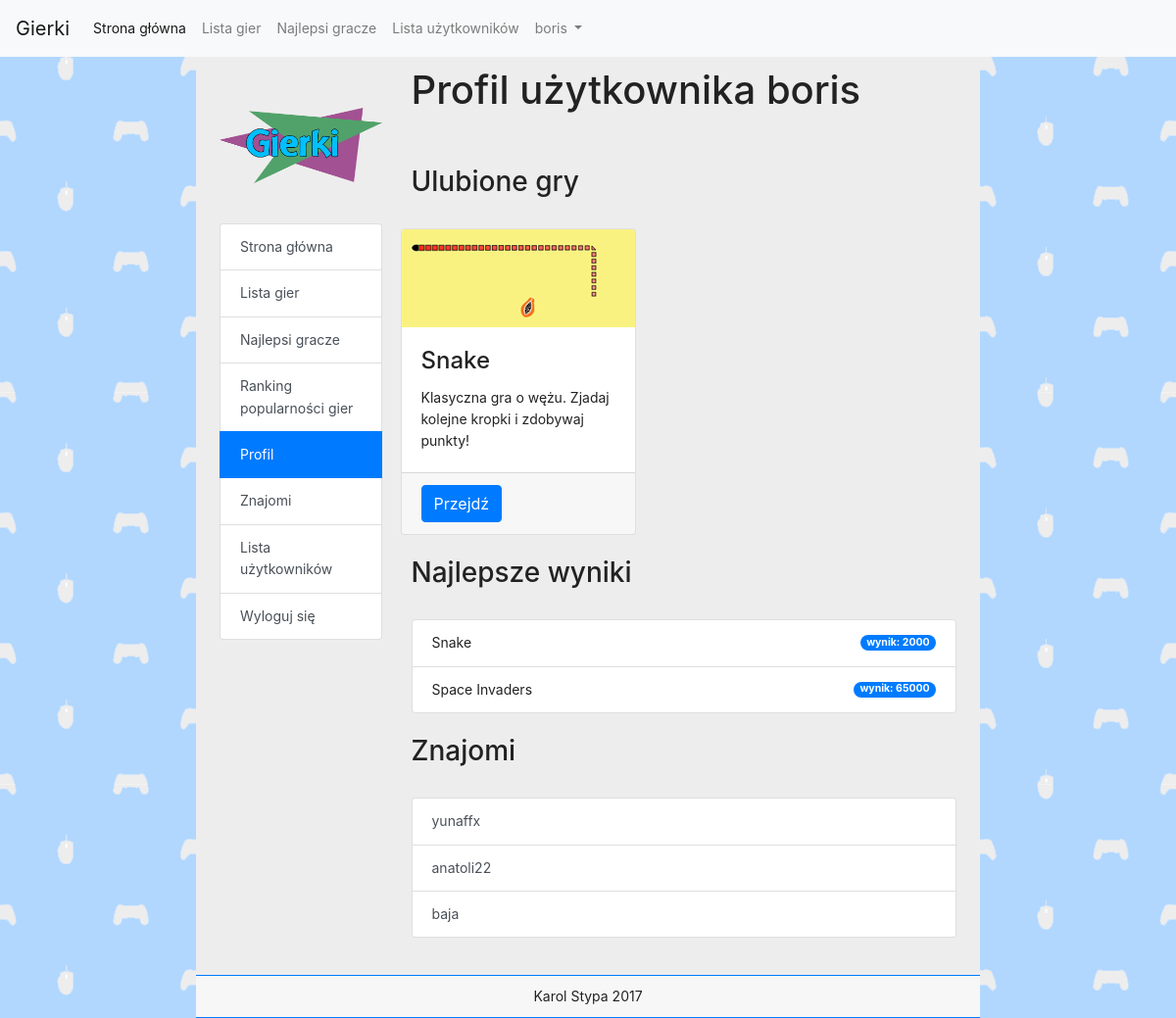
Before: /profile.php (signed in) with the older database file.
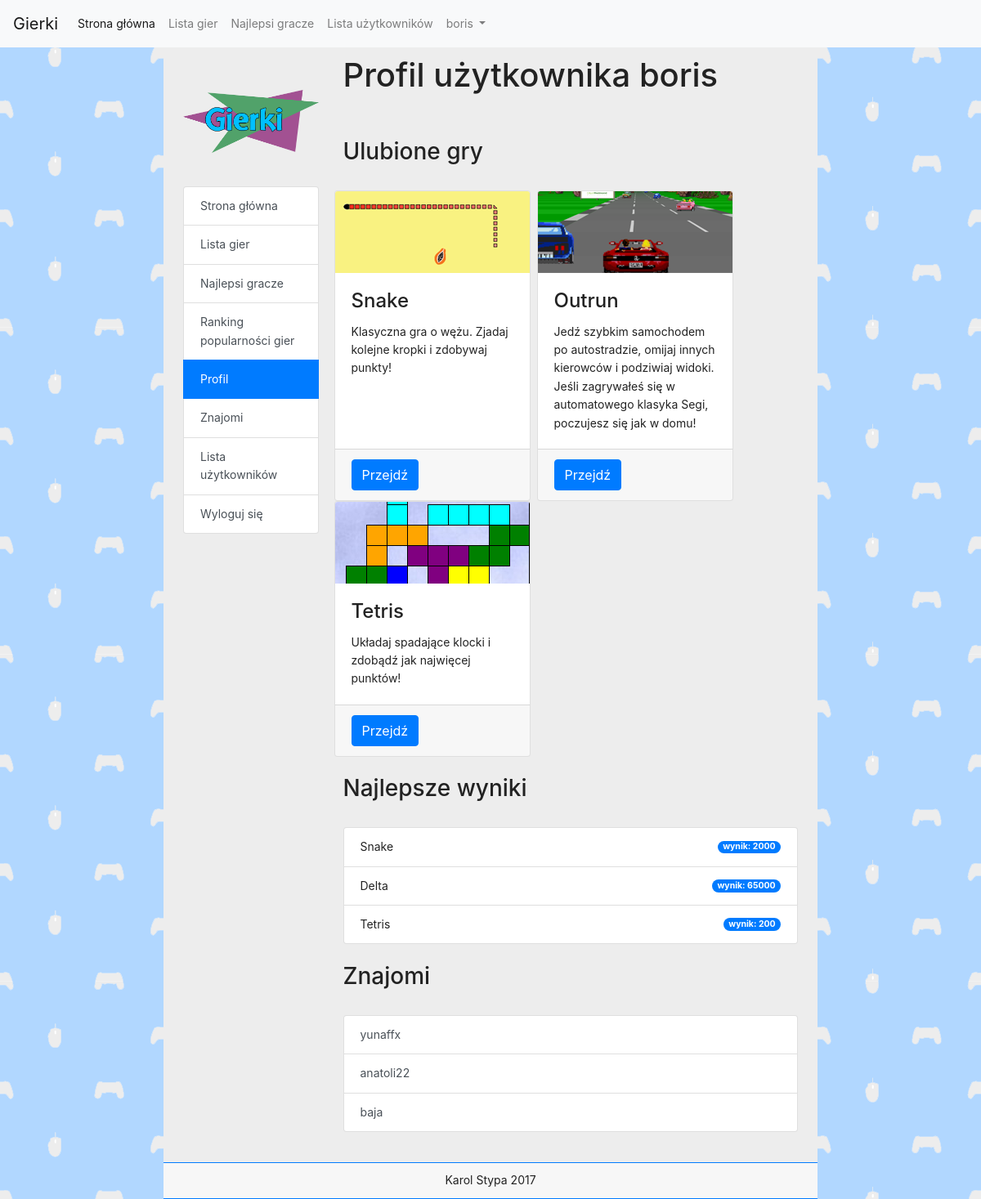
After: the same page with the newer database file.
### tables this page shows
CREATE TABLE `users` (
  `id` int(11) NOT NULL,
  `login` varchar(255) NOT NULL,
  `password` varchar(255) NOT NULL,
  `email` varchar(255) NOT NULL,
  `group_id` int(11) NOT NULL,
  `registered` int(11) NOT NULL,
  `last_login` int(11) NOT NULL,
  `ip` varchar(15) NOT NULL,
  `style` int(11) NOT NULL
);

CREATE TABLE `favorites` (
  `id` int(11) NOT NULL,
  `user_id` int(11) NOT NULL,
  `game_id` int(11) NOT NULL
);

CREATE TABLE `games` (
  `id` int(11) NOT NULL,
  `name` varchar(255) NOT NULL,
  `play_count` int(11) NOT NULL,
  `description` varchar(255) NOT NULL,
  `path` varchar(255) NOT NULL,
  `thumbnail` varchar(255) NOT NULL,
  `image1` varchar(255) NOT NULL,
  `image2` varchar(255) NOT NULL
);

CREATE TABLE `scores` (
  `id` int(11) NOT NULL,
  `game_id` int(11) NOT NULL,
  `user_id` int(11) NOT NULL,
  `timestamp` timestamp NOT NULL DEFAULT CURRENT_TIMESTAMP ON UPDATE CURRENT_TIMESTAMP,
  `score` int(11) NOT NULL
);

CREATE TABLE `friends` (
  `id` int(11) NOT NULL,
  `user1_id` int(11) NOT NULL,
  `user2_id` int(11) NOT NULL
);

### session.php (called while the page is built, shortened)
<?php
if (isset($_SESSION['loggedin'])) {
    if ($_SESSION['loggedin']) {
        $user_result = mysql_query("SELECT `id` from `users` WHERE `login` = '".$_SESSION['login']."' limit 1");
        $user_id = mysql_fetch_assoc($user_result);
        $uid = $user_id['id'];
    }
}
?>

### profile.php (the view, shortened to what this page needs)
<?php
	require_once "session.php";
	if(isset($_GET['id'])) {
		if($_GET['id']) {
			$profile_id = $_GET['id'];
		}
		else {
			$profile_id = $uid;
		}
	}
	else {
		$profile_id = $uid;
	}
?>
<!DOCTYPE html>
<html>
	<head>
		<link rel="stylesheet" href="https://maxcdn.bootstrapcdn.com/bootstrap/4.0.0-beta.2/css/bootstrap.min.css">
		<link rel="stylesheet" href="./css/style.css">
	</head>
	<body>
		<?php include "navbar.php"; ?>
		<div class="container col-md-8 px-4 main">
			<div class="row">
				<div class="col-md-3">
					<div class="logo"></div>
					<?php
					if(isset($_SESSION['loggedin'])) {
						if ($_SESSION['loggedin']) {
							echo '
							<div class="list-group">
								<a class="list-group-item list-group-item-action" href="./">Strona główna</a>
								<a class="list-group-item list-group-item-action" href="./gameslist.php">Lista gier</a>
								<a class="list-group-item list-group-item-action" href="./highscores.php">Najlepsi gracze</a>
								<a class="list-group-item list-group-item-action" href="./gameslist.php#popularity">Ranking popularności gier</a>
								<a class="list-group-item list-group-item-action active" href="./profile.php?id='.$uid.'">Profil</a>
								<a class="list-group-item list-group-item-action" href="./profile.php?id='.$uid.'#friends">Znajomi</a>
								<a class="list-group-item list-group-item-action" href="./userslist.php">Lista użytkowników</a>';
							echo '<a class="list-group-item list-group-item-action" href="./?logout=1">Wyloguj się</a>
							</div></div>';
						}
					}
					?>
					<div class="col-md-9">
						<?php
						$username_query = "SELECT login FROM users WHERE id = ".$profile_id." limit 1;";
						$username_result = mysql_query($username_query);
						$username = mysql_fetch_assoc($username_result);
						echo '<h1>Profil użytkownika '.$username['login'].'</h1><br>';
						?>
						<br>
						<h3>Ulubione gry</h3>
						<?php
						$fav_select_query = "SELECT A.game_id, B.thumbnail, B.description, B.name as game
	                                                FROM favorites A
	                                                JOIN games B
	                                                ON B.id = A.game_id
	                                                WHERE A.user_id = ".$profile_id."
	                                                ORDER BY B.id ASC";
	                    $fav_select_result = mysql_query($fav_select_query);
						echo '<br><div class="row">';
	                    while($row = mysql_fetch_assoc($fav_select_result)) {
							echo '
							<div class="card mx-1" style="width:15rem">
								<img class="card-img-top" src="'.$row['thumbnail'].'" alt="Game thumbnail">
								<div class="card-body">
									<h4 class="card-title">'.$row['game'].'</h4>
									<p class="card-text">'.$row['description'].'</p>
								</div>
								<div class="card-footer">
									<a href="game.php?id='.$row['game_id'].'" class="btn btn-primary">Przejdź</a>
								</div>
							</div>';
	                    }
						echo '</div>';
						?><br>
						<h3>Najlepsze wyniki</h3><br>
						<?php
						$scores_select_query = "SELECT A.score, B.name as game
						FROM scores A
						JOIN games B
						ON B.id = A.game_id
						WHERE A.user_id = ".$profile_id."
						ORDER BY B.id ASC";
						$scores_select_result = mysql_query($scores_select_query);
						echo '<ul class="list-group">';
						while($row = mysql_fetch_assoc($scores_select_result)) {
							echo '
								<li class="list-group-item d-flex justify-content-between align-items-center">
								    '.$row['game'].'
								    <span class="badge badge-primary badge-pill">wynik: '.$row['score'].'</span>
							  	</li>';
						}
						echo '</ul>';
						?>
						<br>
						<?php
						if (isset($_SESSION['loggedin'])) {
							if ($_SESSION['loggedin']) {
								if($profile_id == $uid) {
									$friends_list_query = "SELECT A.user2_id as fid, B.login as name
									FROM friends A
									JOIN users B
									ON B.id = A.user2_id
									WHERE user1_id = ".$uid.";";
									$friends_list_result = mysql_query($friends_list_query);
									echo '
									<h3 id="friends">Znajomi</h3><br>
									<div class="list-group">';
										while($row = mysql_fetch_assoc($friends_list_result)) {
											echo '<a class="list-group-item list-group-item-action" href="profile.php?id='.$row['fid'].'">'.$row['name'].'</a>';
										}
										echo '</div>';
									}
									?>
									<br>
									<?php
								}
							}
							?>
					</div>
				</div>
        </div>
    </body>
</html>

### navbar.php (shortened to what this page needs)
<?php
if(isset($_SESSION['loggedin'])) {
    if ($_SESSION['loggedin']) {
        $user_result = mysql_query("SELECT `id` from `users` WHERE `login` = '".$_SESSION['login']."' limit 1");
        $user_id = mysql_fetch_assoc($user_result);
        $uid = $user_id['id'];
        $login = $_SESSION['login'];
    }
}
?>
<nav class="navbar navbar-expand-lg navbar-light bg-light">
    <a class="navbar-brand" href="./">Gierki</a>
    <div class="collapse navbar-collapse" id="navbarNavDropdown">
        <ul class="navbar-nav">
            <li class="nav-item active">
                <a class="nav-link" href="./">Strona główna <span class="sr-only">(current)</span></a>
            </li>
            <li class="nav-item">
                <a class="nav-link" href="./gameslist.php">Lista gier</a>
            </li>
            <li class="nav-item">
                <a class="nav-link" href="./highscores.php">Najlepsi gracze</a>
            </li>
            <li class="nav-item">
                <a class="nav-link" href="./userslist.php">Lista użytkowników</a>
            </li>
            <?php
            if(isset($_SESSION['loggedin'])) {
                if ($_SESSION['loggedin']) {
                    echo '
                    <li class="nav-item dropdown">
                        <a class="nav-link dropdown-toggle" href="#" id="navbarDropdownMenuLink" data-toggle="dropdown" aria-haspopup="true" aria-expanded="false">
                            '.$login.'
                        </a>
                        <div class="dropdown-menu" aria-labelledby="navbarDropdownMenuLink">
                            <a class="dropdown-item" href="./profile.php?id='.$uid.'">Zobacz profil</a>
                            <a class="dropdown-item" href="./profile.php?id='.$uid.'#friends">Znajomi</a>
                            <a class="dropdown-item" href="./?logout=1">Wyloguj się</a>
                        </div>
                    </li>';
                }
            }
            ?>
        </ul>
    </div>
</nav>

### css/style.css (style rules this page uses)
body { font-size: 14px; line-height: 1.6; background-image: url(../img/bg.png); color: #222222; height: 100%; min-height: 100%; }
.main { padding-top: 10px; background-color: #EDEDED; padding-bottom: 15px; min-height: 100%; }
.logo { background-image: url(../img/logo.png); background-size: contain; background-repeat: no-repeat; background-position: center center; height: 10rem; }
.footer { text-align: center; background-color: #F7F7F7!important; padding: 10px; border-top: 1px solid #007BFF; border-bottom: 1px solid #007BFF; }

Changed rows visible on the page:
added favorites: game.thumbnail (picture), game.name "Outrun", game.description "Jedź szybkim samochodem po autostradzie, omijaj innych kierowców i podziwiaj widoki. Jeśli zagrywałeś się w automatowego klasyka Segi, poczujesz się jak w domu!"
added favorites: game.thumbnail (picture), game.name "Tetris", game.description "Układaj spadające klocki i zdobądź jak najwięcej punktów!"
changed through a linked row, scores: game.name "Space Invaders" → "Delta"
added scores: game.name "Tetris", score "200"
